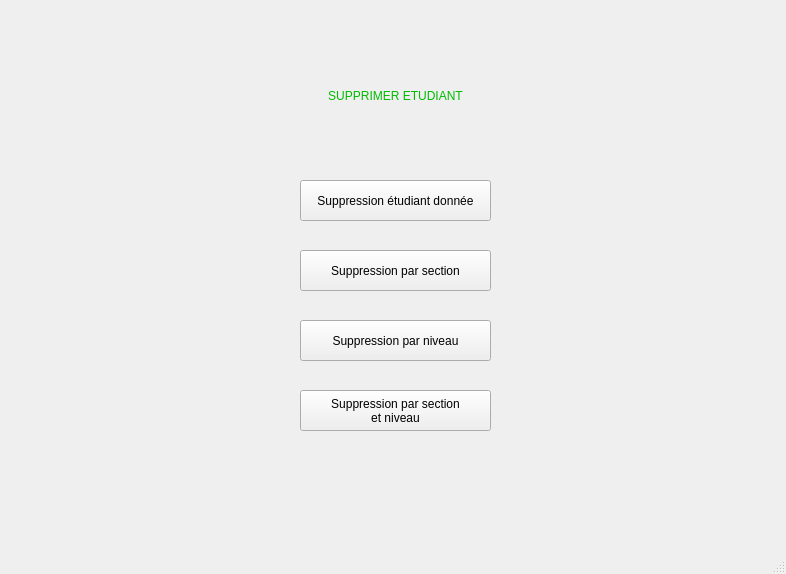
<?xml version="1.0" encoding="UTF-8"?>
<ui version="4.0">
 <class>MainWindow</class>
 <widget class="QMainWindow" name="MainWindow">
  <property name="geometry">
   <rect>
    <x>0</x>
    <y>0</y>
    <width>786</width>
    <height>574</height>
   </rect>
  </property>
  <property name="windowTitle">
   <string>MainWindow</string>
  </property>
  <property name="styleSheet">
   <string notr="true">QProgressBar:horizontal {
    border: 1px solid #3A3939;
    text-align: center;
    padding: 1px;
    background: #201F1F;
}
QProgressBar::chunk:horizontal {
    background-color: qlineargradient(spread:reflect, x1:1, y1:0.545, x2:1, y2:0, stop:0 rgba(28, 66, 111, 255), stop:1 rgba(37, 87, 146, 255));
}

QToolTip
{
    border: 1px solid #3A3939;
    background-color: rgb(90, 102, 117);;
    color: white;
    padding: 1px;
    opacity: 200;
}

QWidget
{
    color: silver;
    background-color: #302F2F;
    selection-background-color:#3d8ec9;
    selection-color: black;
    background-clip: border;
    border-image: none;
    outline: 0;
}

QWidget:item:hover
{
    background-color: #78879b;
    color: black;
}

QWidget:item:selected
{
    background-color: #3d8ec9;
}

QCheckBox
{
    spacing: 5px;
    outline: none;
    color: #bbb;
    margin-bottom: 2px;
}

QCheckBox:disabled
{
    color: #777777;
}
QCheckBox::indicator,
QGroupBox::indicator
{
    width: 18px;
    height: 18px;
}
QGroupBox::indicator
{
    margin-left: 2px;
}

QCheckBox::indicator:unchecked,
QCheckBox::indicator:unchecked:hover,
QGroupBox::indicator:unchecked,
QGroupBox::indicator:unchecked:hover
{
    image: url(:/dark_blue/img/checkbox_unchecked.png);
}

QCheckBox::indicator:unchecked:focus,
QCheckBox::indicator:unchecked:pressed,
QGroupBox::indicator:unchecked:focus,
QGroupBox::indicator:unchecked:pressed
{
  border: none;
    image: url(:/dark_blue/img/checkbox_unchecked_focus.png);
}

QCheckBox::indicator:checked,
QCheckBox::indicator:checked:hover,
QGroupBox::indicator:checked,
QGroupBox::indicator:checked:hover
{
    image: url(:/dark_blue/img/checkbox_checked.png);
}

QCheckBox::indicator:checked:focus,
QCheckBox::indicator:checked:pressed,
QGroupBox::indicator:checked:focus,
QGroupBox::indicator:checked:pressed
{
  border: none;
    image: url(:/dark_blue/img/checkbox_checked_focus.png);
}

QCheckBox::indicator:indeterminate,
QCheckBox::indicator:indeterminate:hover,
QCheckBox::indicator:indeterminate:pressed
QGroupBox::indicator:indeterminate,
QGroupBox::indicator:indeterminate:hover,
QGroupBox::indicator:indeterminate:pressed
{
    image: url(:/dark_blue/img/checkbox_indeterminate.png);
}

QCheckBox::indicator:indeterminate:focus,
QGroupBox::indicator:indeterminate:focus
{
    image: url(:/dark_blue/img/checkbox_indeterminate_focus.png);
}

QCheckBox::indicator:checked:disabled,
QGroupBox::indicator:checked:disabled
{
    image: url(:/dark_blue/img/checkbox_checked_disabled.png);
}

QCheckBox::indicator:unchecked:disabled,
QGroupBox::indicator:unchecked:disabled
{
    image: url(:/dark_blue/img/checkbox_unchecked_disabled.png);
}

QRadioButton
{
    spacing: 5px;
    outline: none;
    color: rgb(255, 255, 255);
    margin-bottom: 2px;
}

QRadioButton:disabled
{
	color: rgb(0, 85, 255);
}


QMenuBar
{
    background-color: #302F2F;
    color: silver;
}

QMenuBar::item
{
    background: transparent;
}

QMenuBar::item:selected
{
    background: transparent;
    border: 1px solid #3A3939;
}

QMenuBar::item:pressed
{
    border: 1px solid #3A3939;
    background-color: #3d8ec9;
    color: black;
    margin-bottom:-1px;
    padding-bottom:1px;
}

QMenu
{
    border: 1px solid #3A3939;
    color: silver;
    margin: 1px;
}

QMenu::icon
{
    margin: 1px;
}

QMenu::item
{
    padding: 2px 2px 2px 25px;
    margin-left: 5px;
    border: 1px solid transparent; /* reserve space for selection border */
}

QMenu::item:selected
{
    color: black;
}

QMenu::separator {
    height: 2px;
    background: lightblue;
    margin-left: 10px;
    margin-right: 5px;
}

QMenu::indicator {
    width: 16px;
    height: 16px;
}

/* non-exclusive indicator = check box style indicator
   (see QActionGroup::setExclusive) */
QMenu::indicator:non-exclusive:unchecked {
    image: url(:/dark_blue/img/checkbox_unchecked.png);
}

QMenu::indicator:non-exclusive:unchecked:selected {
    image: url(:/dark_blue/img/checkbox_unchecked_disabled.png);
}

QMenu::indicator:non-exclusive:checked {
    image: url(:/dark_blue/img/checkbox_checked.png);
}

QMenu::indicator:non-exclusive:checked:selected {
    image: url(:/dark_blue/img/checkbox_checked_disabled.png);
}

/* exclusive indicator = radio button style indicator (see QActionGroup::setExclusive) */
QMenu::indicator:exclusive:unchecked {
    image: url(:/dark_blue/img/radio_unchecked.png);
}

QMenu::indicator:exclusive:unchecked:selected {
    image: url(:/dark_blue/img/radio_unchecked_disabled.png);
}

QMenu::indicator:exclusive:checked {
    image: url(:/dark_blue/img/radio_checked.png);
}

QMenu::indicator:exclusive:checked:selected {
    image: url(:/dark_blue/img/radio_checked_disabled.png);
}

QMenu::right-arrow {
    margin: 5px;
    image: url(:/dark_blue/img/right_arrow.png)
}


QWidget:disabled
{
    color: #808080;
    background-color: #302F2F;
}

QAbstractItemView
{
    alternate-background-color: #3A3939;
    color: silver;
    border: 1px solid 3A3939;
    border-radius: 2px;
    padding: 1px;
}

QWidget:focus, QMenuBar:focus
{
    border: 1px solid #78879b;
}

QTabWidget:focus, QCheckBox:focus, QRadioButton:focus, QSlider:focus
{
    border: none;
}

QLineEdit
{
    background-color: #201F1F;
    padding: 2px;
    border-style: solid;
    border: 1px solid #3A3939;
    border-radius: 2px;
    color: silver;
}

QGroupBox {
    border:1px solid #3A3939;
    border-radius: 2px;
    margin-top: 20px;
    background-color: #302F2F;
    color: silver;
}

QGroupBox::title {
    subcontrol-origin: margin;
    subcontrol-position: top center;
    padding-left: 10px;
    padding-right: 10px;
    padding-top: 10px;
}

QAbstractScrollArea
{
    border-radius: 2px;
    border: 1px solid #3A3939;
    background-color: transparent;
}

QScrollBar:horizontal
{
    height: 15px;
    margin: 3px 15px 3px 15px;
    border: 1px transparent #2A2929;
    border-radius: 4px;
    background-color: #2A2929;
}

QScrollBar::handle:horizontal
{
    background-color: #605F5F;
    min-width: 5px;
    border-radius: 4px;
}

QScrollBar::add-line:horizontal
{
    margin: 0px 3px 0px 3px;
    border-image: url(:/dark_blue/img/right_arrow_disabled.png);
    width: 10px;
    height: 10px;
    subcontrol-position: right;
    subcontrol-origin: margin;
}

QScrollBar::sub-line:horizontal
{
    margin: 0px 3px 0px 3px;
    border-image: url(:/dark_blue/img/left_arrow_disabled.png);
    height: 10px;
    width: 10px;
    subcontrol-position: left;
    subcontrol-origin: margin;
}

QScrollBar::add-line:horizontal:hover,QScrollBar::add-line:horizontal:on
{
    border-image: url(:/dark_blue/img/right_arrow.png);
    height: 10px;
    width: 10px;
    subcontrol-position: right;
    subcontrol-origin: margin;
}


QScrollBar::sub-line:horizontal:hover, QScrollBar::sub-line:horizontal:on
{
    border-image: url(:/dark_blue/img/left_arrow.png);
    height: 10px;
    width: 10px;
    subcontrol-position: left;
    subcontrol-origin: margin;
}

QScrollBar::up-arrow:horizontal, QScrollBar::down-arrow:horizontal
{
    background: none;
}


QScrollBar::add-page:horizontal, QScrollBar::sub-page:horizontal
{
    background: none;
}

QScrollBar:vertical
{
    background-color: #2A2929;
    width: 15px;
    margin: 15px 3px 15px 3px;
    border: 1px transparent #2A2929;
    border-radius: 4px;
}

QScrollBar::handle:vertical
{
    background-color: #605F5F;
    min-height: 5px;
    border-radius: 4px;
}

QScrollBar::sub-line:vertical
{
    margin: 3px 0px 3px 0px;
    border-image: url(:/dark_blue/img/up_arrow_disabled.png);
    height: 10px;
    width: 10px;
    subcontrol-position: top;
    subcontrol-origin: margin;
}

QScrollBar::add-line:vertical
{
    margin: 3px 0px 3px 0px;
    border-image: url(:/dark_blue/img/down_arrow_disabled.png);
    height: 10px;
    width: 10px;
    subcontrol-position: bottom;
    subcontrol-origin: margin;
}

QScrollBar::sub-line:vertical:hover,QScrollBar::sub-line:vertical:on
{

    border-image: url(:/dark_blue/img/up_arrow.png);
    height: 10px;
    width: 10px;
    subcontrol-position: top;
    subcontrol-origin: margin;
}


QScrollBar::add-line:vertical:hover, QScrollBar::add-line:vertical:on
{
    border-image: url(:/dark_blue/img/down_arrow.png);
    height: 10px;
    width: 10px;
    subcontrol-position: bottom;
    subcontrol-origin: margin;
}

QScrollBar::up-arrow:vertical, QScrollBar::down-arrow:vertical
{
    background: none;
}


QScrollBar::add-page:vertical, QScrollBar::sub-page:vertical
{
    background: none;
}

QTextEdit
{
    background-color: #201F1F;
    color: silver;
    border: 1px solid #3A3939;
}

QPlainTextEdit
{
    background-color: #201F1F;;
    color: silver;
    border-radius: 2px;
    border: 1px solid #3A3939;
}

QHeaderView::section
{
    background-color: #3A3939;
    color: silver;
    padding-left: 4px;
    border: 1px solid #6c6c6c;
}

QSizeGrip {
    image: url(:/dark_blue/img/sizegrip.png);
    width: 12px;
    height: 12px;
}

QMainWindow
{
    background-color: #302F2F;

}

QMainWindow::separator
{
    background-color: #302F2F;
    color: white;
    padding-left: 4px;
    spacing: 2px;
    border: 1px dashed #3A3939;
}

QMainWindow::separator:hover
{

    background-color: #787876;
    color: white;
    padding-left: 4px;
    border: 1px solid #3A3939;
    spacing: 2px;
}


QMenu::separator
{
    height: 1px;
    background-color: #3A3939;
    color: white;
    padding-left: 4px;
    margin-left: 10px;
    margin-right: 5px;
}


QFrame
{
    border-radius: 2px;
    border: 1px solid #444;
}

QFrame[frameShape=&quot;0&quot;]
{
    border-radius: 2px;
    border: 1px transparent #444;
}

QStackedWidget
{
    background-color: #302F2F;
    border: 1px transparent black;
}

QToolBar {
    border: 1px transparent #393838;
    background: 1px solid #302F2F;
    font-weight: bold;
}

QToolBar::handle:horizontal {
    image: url(:/dark_blue/img/Hmovetoolbar.png);
}
QToolBar::handle:vertical {
    image: url(:/dark_blue/img/Vmovetoolbar.png);
}
QToolBar::separator:horizontal {
    image: url(:/dark_blue/img/Hsepartoolbar.png);
}
QToolBar::separator:vertical {
    image: url(:/dark_blue/img/Vsepartoolbars.png);
}

QPushButton
{
    color: silver;
    background-color: #302F2F;
    border-width: 2px;
    border-color: #4A4949;
    border-style: solid;
    padding-top: 2px;
    padding-bottom: 2px;
    padding-left: 10px;
    padding-right: 10px;
    border-radius: 4px;
    /* outline: none; */
    /* min-width: 40px; */
}

QPushButton:disabled
{
    background-color: #302F2F;
    border-width: 2px;
    border-color: #3A3939;
    border-style: solid;
    padding-top: 2px;
    padding-bottom: 2px;
    padding-left: 10px;
    padding-right: 10px;
    /*border-radius: 2px;*/
    color: #808080;
}

QPushButton:focus {
    background-color: #3d8ec9;
    color: white;
}

QComboBox
{
    selection-background-color: #3d8ec9;
    background-color: #201F1F;
    border-style: solid;
    border: 1px solid #3A3939;
    border-radius: 2px;
    padding: 2px;
    min-width: 75px;
}

QPushButton:checked{
    background-color: #4A4949;
    border-color: #6A6969;
}

QPushButton:hover {
    border: 2px solid #78879b;
    color: silver;
}

QComboBox:hover, QAbstractSpinBox:hover,QLineEdit:hover,QTextEdit:hover,QPlainTextEdit:hover,QAbstractView:hover,QTreeView:hover
{
    border: 1px solid #78879b;
    color: silver;
}

QComboBox:on
{
    background-color: #626873;
    padding-top: 3px;
    padding-left: 4px;
    selection-background-color: #4a4a4a;
}

QComboBox QAbstractItemView
{
    background-color: #201F1F;
    border-radius: 2px;
    border: 1px solid #444;
    selection-background-color: #3d8ec9;
    color: silver;
}

QComboBox::drop-down
{
    subcontrol-origin: padding;
    subcontrol-position: top right;
    width: 15px;

    border-left-width: 0px;
    border-left-color: darkgray;
    border-left-style: solid;
    border-top-right-radius: 3px;
    border-bottom-right-radius: 3px;
}

QComboBox::down-arrow
{
    image: url(:/dark_blue/img/down_arrow_disabled.png);
}

QComboBox::down-arrow:on, QComboBox::down-arrow:hover,
QComboBox::down-arrow:focus
{
    image: url(:/dark_blue/img/down_arrow.png);
}

QPushButton:pressed
{
    background-color: #484846;
}

QAbstractSpinBox {
    padding-top: 2px;
    padding-bottom: 2px;
    border: 1px solid #3A3939;
    background-color: #201F1F;
    color: silver;
    border-radius: 2px;
    min-width: 75px;
}

QAbstractSpinBox:up-button
{
    background-color: transparent;
    subcontrol-origin: border;
    subcontrol-position: top right;
}

QAbstractSpinBox:down-button
{
    background-color: transparent;
    subcontrol-origin: border;
    subcontrol-position: bottom right;
}

QAbstractSpinBox::up-arrow,QAbstractSpinBox::up-arrow:disabled,QAbstractSpinBox::up-arrow:off {
    image: url(:/dark_blue/img/up_arrow_disabled.png);
    width: 10px;
    height: 10px;
}
QAbstractSpinBox::up-arrow:hover
{
    image: url(:/dark_blue/img/up_arrow.png);
}


QAbstractSpinBox::down-arrow,QAbstractSpinBox::down-arrow:disabled,QAbstractSpinBox::down-arrow:off
{
    image: url(:/dark_blue/img/down_arrow_disabled.png);
    width: 10px;
    height: 10px;
}
QAbstractSpinBox::down-arrow:hover
{
    image: url(:/dark_blue/img/down_arrow.png);
}


QLabel
{
    border: 0px solid black;
}

QTabWidget{
    border: 1px transparent black;
}

QTabWidget::pane {
    border: 1px solid #444;
    border-radius: 3px;
    padding: 3px;
}

QTabBar
{
    qproperty-drawBase: 0;
    left: 5px; /* move to the right by 5px */
}

QTabBar:focus
{
    border: 0px transparent black;
}

QTabBar::close-button  {
    image: url(:/dark_blue/img/close.png);
    background: transparent;
}

QTabBar::close-button:hover
{
    image: url(:/dark_blue/img/close-hover.png);
    background: transparent;
}

QTabBar::close-button:pressed {
    image: url(:/dark_blue/img/close-pressed.png);
    background: transparent;
}

/* TOP TABS */
QTabBar::tab:top {
    color: #b1b1b1;
    border: 1px solid #4A4949;
    border-bottom: 1px transparent black;
    background-color: #302F2F;
    padding: 5px;
    border-top-left-radius: 2px;
    border-top-right-radius: 2px;
}

QTabBar::tab:top:!selected
{
    color: #b1b1b1;
    background-color: #201F1F;
    border: 1px transparent #4A4949;
    border-bottom: 1px transparent #4A4949;
    border-top-left-radius: 0px;
    border-top-right-radius: 0px;
}

QTabBar::tab:top:!selected:hover {
    background-color: #48576b;
}

/* BOTTOM TABS */
QTabBar::tab:bottom {
    color: #b1b1b1;
    border: 1px solid #4A4949;
    border-top: 1px transparent black;
    background-color: #302F2F;
    padding: 5px;
    border-bottom-left-radius: 2px;
    border-bottom-right-radius: 2px;
}

QTabBar::tab:bottom:!selected
{
    color: #b1b1b1;
    background-color: #201F1F;
    border: 1px transparent #4A4949;
    border-top: 1px transparent #4A4949;
    border-bottom-left-radius: 0px;
    border-bottom-right-radius: 0px;
}

QTabBar::tab:bottom:!selected:hover {
    background-color: #78879b;
}

/* LEFT TABS */
QTabBar::tab:left {
    color: #b1b1b1;
    border: 1px solid #4A4949;
    border-left: 1px transparent black;
    background-color: #302F2F;
    padding: 5px;
    border-top-right-radius: 2px;
    border-bottom-right-radius: 2px;
}

QTabBar::tab:left:!selected
{
    color: #b1b1b1;
    background-color: #201F1F;
    border: 1px transparent #4A4949;
    border-right: 1px transparent #4A4949;
    border-top-right-radius: 0px;
    border-bottom-right-radius: 0px;
}

QTabBar::tab:left:!selected:hover {
    background-color: #48576b;
}


/* RIGHT TABS */
QTabBar::tab:right {
    color: #b1b1b1;
    border: 1px solid #4A4949;
    border-right: 1px transparent black;
    background-color: #302F2F;
    padding: 5px;
    border-top-left-radius: 2px;
    border-bottom-left-radius: 2px;
}

QTabBar::tab:right:!selected
{
    color: #b1b1b1;
    background-color: #201F1F;
    border: 1px transparent #4A4949;
    border-right: 1px transparent #4A4949;
    border-top-left-radius: 0px;
    border-bottom-left-radius: 0px;
}

QTabBar::tab:right:!selected:hover {
    background-color: #48576b;
}

QTabBar QToolButton::right-arrow:enabled {
     image: url(:/dark_blue/img/right_arrow.png);
 }

 QTabBar QToolButton::left-arrow:enabled {
     image: url(:/dark_blue/img/left_arrow.png);
 }

QTabBar QToolButton::right-arrow:disabled {
     image: url(:/dark_blue/img/right_arrow_disabled.png);
 }

 QTabBar QToolButton::left-arrow:disabled {
     image: url(:/dark_blue/img/left_arrow_disabled.png);
 }


QDockWidget {
    border: 1px solid #403F3F;
    titlebar-close-icon: url(:/dark_blue/img/close.png);
    titlebar-normal-icon: url(:/dark_blue/img/undock.png);
}

QDockWidget::close-button, QDockWidget::float-button {
    border: 1px solid transparent;
    border-radius: 2px;
    background: transparent;
}

QDockWidget::close-button:hover, QDockWidget::float-button:hover {
    background: rgba(255, 255, 255, 10);
}

QDockWidget::close-button:pressed, QDockWidget::float-button:pressed {
    padding: 1px -1px -1px 1px;
    background: rgba(255, 255, 255, 10);
}

QTreeView, QListView, QTextBrowser, AtLineEdit, AtLineEdit::hover {
    border: 1px solid #444;
    background-color: silver;
    border-radius: 3px;
    margin-left: 3px;
    color: black;
}

QTreeView:branch:selected, QTreeView:branch:hover {
    background: url(:/dark_blue/img/transparent.png);
}

QTreeView::branch:has-siblings:!adjoins-item {
    border-image: url(:/dark_blue/img/transparent.png);
}

QTreeView::branch:has-siblings:adjoins-item {
    border-image: url(:/dark_blue/img/transparent.png);
}

QTreeView::branch:!has-children:!has-siblings:adjoins-item {
    border-image: url(:/dark_blue/img/transparent.png);
}

QTreeView::branch:has-children:!has-siblings:closed,
QTreeView::branch:closed:has-children:has-siblings {
    image: url(:/dark_blue/img/branch_closed.png);
}

QTreeView::branch:open:has-children:!has-siblings,
QTreeView::branch:open:has-children:has-siblings  {
    image: url(:/dark_blue/img/branch_open.png);
}

QTreeView::branch:has-children:!has-siblings:closed:hover,
QTreeView::branch:closed:has-children:has-siblings:hover {
    image: url(:/dark_blue/img/branch_closed-on.png);
    }

QTreeView::branch:open:has-children:!has-siblings:hover,
QTreeView::branch:open:has-children:has-siblings:hover  {
    image: url(:/dark_blue/img/branch_open-on.png);
    }

QListView::item:!selected:hover, QListView::item:!selected:hover, QTreeView::item:!selected:hover  {
    background: rgba(0, 0, 0, 0);
    outline: 0;
    color: #FFFFFF
}

QListView::item:selected:hover, QListView::item:selected:hover, QTreeView::item:selected:hover  {
    background: #3d8ec9;
    color: #FFFFFF;
}

QSlider::groove:horizontal {
    border: 1px solid #3A3939;
    height: 8px;
    background: #201F1F;
    margin: 2px 0;
    border-radius: 2px;
}

QSlider::handle:horizontal {
    background: QLinearGradient( x1: 0, y1: 0, x2: 0, y2: 1,
      stop: 0.0 silver, stop: 0.2 #a8a8a8, stop: 1 #727272);
    border: 1px solid #3A3939;
    width: 14px;
    height: 14px;
    margin: -4px 0;
    border-radius: 2px;
}

QSlider::groove:vertical {
    border: 1px solid #3A3939;
    width: 8px;
    background: #201F1F;
    margin: 0 0px;
    border-radius: 2px;
}

QSlider::handle:vertical {
    background: QLinearGradient( x1: 0, y1: 0, x2: 0, y2: 1, stop: 0.0 silver,
    stop: 0.2 #a8a8a8, stop: 1 #727272);
    border: 1px solid #3A3939;
    width: 14px;
    height: 14px;
    margin: 0 -4px;
    border-radius: 2px;
}

QToolButton {
    /*  background-color: transparent; */
    border: 2px transparent #4A4949;
    border-radius: 4px;
    background-color: dimgray;
    margin: 2px;
    padding: 2px;
}

QToolButton[popupMode=&quot;1&quot;] { /* only for MenuButtonPopup */
 padding-right: 20px; /* make way for the popup button */
 border: 2px transparent #4A4949;
 border-radius: 4px;
}

QToolButton[popupMode=&quot;2&quot;] { /* only for InstantPopup */
 padding-right: 10px; /* make way for the popup button */
 border: 2px transparent #4A4949;
}


QToolButton:hover, QToolButton::menu-button:hover {
    border: 2px solid #78879b;
}

QToolButton:checked, QToolButton:pressed,
    QToolButton::menu-button:pressed {
    background-color: #4A4949;
    border: 2px solid #78879b;
}

/* the subcontrol below is used only in the InstantPopup or DelayedPopup mode */
QToolButton::menu-indicator {
    image: url(:/dark_blue/img/down_arrow.png);
    top: -7px; left: -2px; /* shift it a bit */
}

/* the subcontrols below are used only in the MenuButtonPopup mode */
QToolButton::menu-button {
    border: 1px transparent #4A4949;
    border-top-right-radius: 6px;
    border-bottom-right-radius: 6px;
    /* 16px width + 4px for border = 20px allocated above */
    width: 16px;
    outline: none;
}

QToolButton::menu-arrow {
    image: url(:/dark_blue/img/down_arrow.png);
}

QToolButton::menu-arrow:open {
    top: 1px; left: 1px; /* shift it a bit */
    border: 1px solid #3A3939;
}

QPushButton::menu-indicator  {
    subcontrol-origin: padding;
    subcontrol-position: bottom right;
    left: 4px;
}

QTableView
{
    border: 1px solid #444;
    gridline-color: #6c6c6c;
    background-color: #201F1F;
}


QTableView, QHeaderView
{
    border-radius: 0px;
}

QTableView::item:pressed, QListView::item:pressed, QTreeView::item:pressed  {
    background: #78879b;
    color: #FFFFFF;
}

QTableView::item:selected:active, QTreeView::item:selected:active, QListView::item:selected:active  {
    background: #3d8ec9;
    color: #FFFFFF;
}


QHeaderView
{
    border: 1px transparent;
    border-radius: 2px;
    margin: 0px;
    padding: 0px;
}

QHeaderView::section  {
    background-color: #3A3939;
    color: silver;
    padding: 4px;
    border: 1px solid #6c6c6c;
    border-radius: 0px;
    text-align: center;
}

QHeaderView::section::vertical::first, QHeaderView::section::vertical::only-one
{
    border-top: 1px solid #6c6c6c;
}

QHeaderView::section::vertical
{
    border-top: transparent;
}

QHeaderView::section::horizontal::first, QHeaderView::section::horizontal::only-one
{
    border-left: 1px solid #6c6c6c;
}

QHeaderView::section::horizontal
{
    border-left: transparent;
}


QHeaderView::section:checked
 {
    color: white;
    background-color: #5A5959;
 }

 /* style the sort indicator */
QHeaderView::down-arrow {
    image: url(:/dark_blue/img/down_arrow.png);
}

QHeaderView::up-arrow {
    image: url(:/dark_blue/img/up_arrow.png);
}


QTableCornerButton::section {
    background-color: #3A3939;
    border: 1px solid #3A3939;
    border-radius: 2px;
}

QToolBox  {
    padding: 3px;
    border: 1px transparent black;
}

QToolBox::tab {
    color: #b1b1b1;
    background-color: #302F2F;
    border: 1px solid #4A4949;
    border-bottom: 1px transparent #302F2F;
    border-top-left-radius: 5px;
    border-top-right-radius: 5px;
}

 QToolBox::tab:selected { /* italicize selected tabs */
    font: italic;
    background-color: #302F2F;
    border-color: #3d8ec9;
 }

QStatusBar::item {
    border: 1px solid #3A3939;
    border-radius: 2px;
 }


QFrame[height=&quot;3&quot;], QFrame[width=&quot;3&quot;] {
    background-color: #AAA;
}


QSplitter::handle {
    border: 1px dashed #3A3939;
}

QSplitter::handle:hover {
    background-color: #787876;
    border: 1px solid #3A3939;
}

QSplitter::handle:horizontal {
    width: 1px;
}

QSplitter::handle:vertical {
    height: 1px;
}

QListWidget {
    background-color: silver;
    border-radius: 5px;
    margin-left: 5px;
}

QListWidget::item {
    color: black;
}

QMessageBox {
    messagebox-critical-icon	: url(:/dark_blue/img/critical.png);
    messagebox-information-icon	: url(:/dark_blue/img/information.png);
    messagebox-question-icon	: url(:/dark_blue/img/question.png);
    messagebox-warning-icon:    : url(:/dark_blue/img/warning.png);
}

ColorButton::enabled {
    border-radius: 0px;
    border: 1px solid #444444;
}

ColorButton::disabled {
    border-radius: 0px;
    border: 1px solid #AAAAAA;
}</string>
  </property>
  <widget class="QWidget" name="centralwidget">
   <widget class="QLabel" name="label">
    <property name="geometry">
     <rect>
      <x>300</x>
      <y>70</y>
      <width>191</width>
      <height>51</height>
     </rect>
    </property>
    <property name="styleSheet">
     <string notr="true">color: rgb(0, 188, 0);</string>
    </property>
    <property name="text">
     <string>SUPPRIMER ETUDIANT</string>
    </property>
    <property name="alignment">
     <set>Qt::AlignCenter</set>
    </property>
   </widget>
   <widget class="QPushButton" name="pushButton">
    <property name="geometry">
     <rect>
      <x>300</x>
      <y>180</y>
      <width>191</width>
      <height>41</height>
     </rect>
    </property>
    <property name="text">
     <string>Suppression étudiant donnée</string>
    </property>
   </widget>
   <widget class="QPushButton" name="pushButton_2">
    <property name="geometry">
     <rect>
      <x>300</x>
      <y>250</y>
      <width>191</width>
      <height>41</height>
     </rect>
    </property>
    <property name="text">
     <string>Suppression par section</string>
    </property>
   </widget>
   <widget class="QPushButton" name="pushButton_3">
    <property name="geometry">
     <rect>
      <x>300</x>
      <y>320</y>
      <width>191</width>
      <height>41</height>
     </rect>
    </property>
    <property name="text">
     <string>Suppression par niveau</string>
    </property>
   </widget>
   <widget class="QPushButton" name="pushButton_4">
    <property name="geometry">
     <rect>
      <x>300</x>
      <y>390</y>
      <width>191</width>
      <height>41</height>
     </rect>
    </property>
    <property name="text">
     <string>Suppression par section
et niveau</string>
    </property>
   </widget>
  </widget>
  <widget class="QMenuBar" name="menubar">
   <property name="geometry">
    <rect>
     <x>0</x>
     <y>0</y>
     <width>786</width>
     <height>22</height>
    </rect>
   </property>
  </widget>
  <widget class="QStatusBar" name="statusbar"/>
 </widget>
 <resources/>
 <connections/>
</ui>
